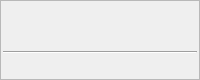
        <widget class="QFrame" name="navButtonsFrame">
         <property name="sizePolicy">
          <sizepolicy hsizetype="Preferred" vsizetype="Minimum">
           <horstretch>0</horstretch>
           <verstretch>0</verstretch>
          </sizepolicy>
         </property>
         <property name="minimumSize">
          <size>
           <width>16</width>
           <height>80</height>
          </size>
         </property>
         <property name="maximumSize">
          <size>
           <width>16777215</width>
           <height>80</height>
          </size>
         </property>
         <property name="frameShape">
          <enum>QFrame::StyledPanel</enum>
         </property>
         <property name="frameShadow">
          <enum>QFrame::Raised</enum>
         </property>
         <layout class="QVBoxLayout">
          <property name="spacing">
           <number>2</number>
          </property>
          <property name="margin">
           <number>2</number>
          </property>
          <item>
           <layout class="QHBoxLayout">
            <property name="spacing">
             <number>0</number>
            </property>
            <property name="margin">
             <number>0</number>
            </property>
            <item>
             <widget class="QPushButton" name="navFirst">
              <property name="maximumSize">
               <size>
                <width>20</width>
                <height>16777215</height>
               </size>
              </property>
              <property name="focusPolicy">
               <enum>Qt::NoFocus</enum>
              </property>
              <property name="text">
               <string/>
              </property>
              <property name="icon">
               <iconset theme="go-first" resource="board.qrc">
                <normaloff>:/boardicons/resources/pics/2leftarrow.png</normaloff>:/boardicons/resources/pics/2leftarrow.png</iconset>
              </property>
              <property name="flat">
               <bool>true</bool>
              </property>
             </widget>
            </item>
            <item>
             <widget class="QPushButton" name="navBackward">
              <property name="maximumSize">
               <size>
                <width>20</width>
                <height>16777215</height>
               </size>
              </property>
              <property name="focusPolicy">
               <enum>Qt::NoFocus</enum>
              </property>
              <property name="text">
               <string/>
              </property>
              <property name="icon">
               <iconset theme="go-previous" resource="board.qrc">
                <normaloff>:/boardicons/resources/pics/previous.png</normaloff>:/boardicons/resources/pics/previous.png</iconset>
              </property>
              <property name="flat">
               <bool>true</bool>
              </property>
             </widget>
            </item>
            <item>
             <widget class="QPushButton" name="navForward">
              <property name="maximumSize">
               <size>
                <width>20</width>
                <height>16777215</height>
               </size>
              </property>
              <property name="focusPolicy">
               <enum>Qt::NoFocus</enum>
              </property>
              <property name="text">
               <string/>
              </property>
              <property name="icon">
               <iconset theme="go-next" resource="board.qrc">
                <normaloff>:/boardicons/resources/pics/next.png</normaloff>:/boardicons/resources/pics/next.png</iconset>
              </property>
              <property name="flat">
               <bool>true</bool>
              </property>
             </widget>
            </item>
            <item>
             <widget class="QPushButton" name="navLast">
              <property name="maximumSize">
               <size>
                <width>20</width>
                <height>16777215</height>
               </size>
              </property>
              <property name="focusPolicy">
               <enum>Qt::NoFocus</enum>
              </property>
              <property name="text">
               <string/>
              </property>
              <property name="icon">
               <iconset theme="go-last" resource="board.qrc">
                <normaloff>:/boardicons/resources/pics/2rightarrow.png</normaloff>:/boardicons/resources/pics/2rightarrow.png</iconset>
              </property>
              <property name="flat">
               <bool>true</bool>
              </property>
             </widget>
            </item>
           </layout>
          </item>
          <item>
           <layout class="QHBoxLayout">
            <property name="spacing">
             <number>6</number>
            </property>
            <property name="margin">
             <number>0</number>
            </property>
            <item>
             <widget class="QPushButton" name="navPrevComment">
              <property name="maximumSize">
               <size>
                <width>20</width>
                <height>16777215</height>
               </size>
              </property>
              <property name="focusPolicy">
               <enum>Qt::NoFocus</enum>
              </property>
              <property name="text">
               <string/>
              </property>
              <property name="icon">
               <iconset resource="board.qrc">
                <normaloff>:/boardicons/resources/pics/previous_comment.png</normaloff>:/boardicons/resources/pics/previous_comment.png</iconset>
              </property>
              <property name="flat">
               <bool>true</bool>
              </property>
             </widget>
            </item>
            <item>
             <widget class="QPushButton" name="navIntersection">
              <property name="maximumSize">
               <size>
                <width>20</width>
                <height>16777215</height>
               </size>
              </property>
              <property name="focusPolicy">
               <enum>Qt::NoFocus</enum>
              </property>
              <property name="text">
               <string/>
              </property>
              <property name="icon">
               <iconset resource="board.qrc">
                <normaloff>:/boardicons/resources/pics/goto_move.png</normaloff>:/boardicons/resources/pics/goto_move.png</iconset>
              </property>
              <property name="flat">
               <bool>true</bool>
              </property>
             </widget>
            </item>
            <item>
             <widget class="QPushButton" name="navNextComment">
              <property name="maximumSize">
               <size>
                <width>20</width>
                <height>16777215</height>
               </size>
              </property>
              <property name="focusPolicy">
               <enum>Qt::NoFocus</enum>
              </property>
              <property name="text">
               <string/>
              </property>
              <property name="icon">
               <iconset resource="board.qrc">
                <normaloff>:/boardicons/resources/pics/next_comment.png</normaloff>:/boardicons/resources/pics/next_comment.png</iconset>
              </property>
              <property name="flat">
               <bool>true</bool>
              </property>
             </widget>
            </item>
           </layout>
          </item>
          <item>
           <widget class="Line" name="line_2">
            <property name="orientation">
             <enum>Qt::Horizontal</enum>
            </property>
           </widget>
          </item>
          <item>
           <layout class="QHBoxLayout">
            <property name="spacing">
             <number>0</number>
            </property>
            <property name="margin">
             <number>0</number>
            </property>
            <item>
             <widget class="QPushButton" name="navStartVar">
              <property name="maximumSize">
               <size>
                <width>20</width>
                <height>28</height>
               </size>
              </property>
              <property name="focusPolicy">
               <enum>Qt::NoFocus</enum>
              </property>
              <property name="text">
               <string/>
              </property>
              <property name="icon">
               <iconset theme="go-top" resource="board.qrc">
                <normaloff>:/boardicons/resources/pics/top.png</normaloff>:/boardicons/resources/pics/top.png</iconset>
              </property>
              <property name="flat">
               <bool>true</bool>
              </property>
             </widget>
            </item>
            <item>
             <widget class="QPushButton" name="navPrevVar">
              <property name="maximumSize">
               <size>
                <width>20</width>
                <height>16777215</height>
               </size>
              </property>
              <property name="focusPolicy">
               <enum>Qt::NoFocus</enum>
              </property>
              <property name="text">
               <string/>
              </property>
              <property name="icon">
               <iconset theme="go-up" resource="board.qrc">
                <normaloff>:/boardicons/resources/pics/up.png</normaloff>:/boardicons/resources/pics/up.png</iconset>
              </property>
              <property name="flat">
               <bool>true</bool>
              </property>
             </widget>
            </item>
            <item>
             <widget class="QPushButton" name="navMainBranch">
              <property name="maximumSize">
               <size>
                <width>20</width>
                <height>16777215</height>
               </size>
              </property>
              <property name="focusPolicy">
               <enum>Qt::NoFocus</enum>
              </property>
              <property name="text">
               <string/>
              </property>
              <property name="icon">
               <iconset resource="board.qrc">
                <normaloff>:/boardicons/resources/pics/reload.png</normaloff>:/boardicons/resources/pics/reload.png</iconset>
              </property>
              <property name="flat">
               <bool>true</bool>
              </property>
             </widget>
            </item>
            <item>
             <widget class="QPushButton" name="navNextVar">
              <property name="maximumSize">
               <size>
                <width>20</width>
                <height>16777215</height>
               </size>
              </property>
              <property name="focusPolicy">
               <enum>Qt::NoFocus</enum>
              </property>
              <property name="text">
               <string/>
              </property>
              <property name="icon">
               <iconset theme="go-down" resource="board.qrc">
                <normaloff>:/boardicons/resources/pics/down.png</normaloff>:/boardicons/resources/pics/down.png</iconset>
              </property>
              <property name="flat">
               <bool>true</bool>
              </property>
             </widget>
            </item>
            <item>
             <widget class="QPushButton" name="navNextBranch">
              <property name="maximumSize">
               <size>
                <width>20</width>
                <height>16777215</height>
               </size>
              </property>
              <property name="focusPolicy">
               <enum>Qt::NoFocus</enum>
              </property>
              <property name="text">
               <string/>
              </property>
              <property name="icon">
               <iconset theme="go-bottom" resource="board.qrc">
                <normaloff>:/boardicons/resources/pics/bottom.png</normaloff>:/boardicons/resources/pics/bottom.png</iconset>
              </property>
              <property name="flat">
               <bool>true</bool>
              </property>
             </widget>
            </item>
           </layout>
          </item>
         </layout>
        </widget>
